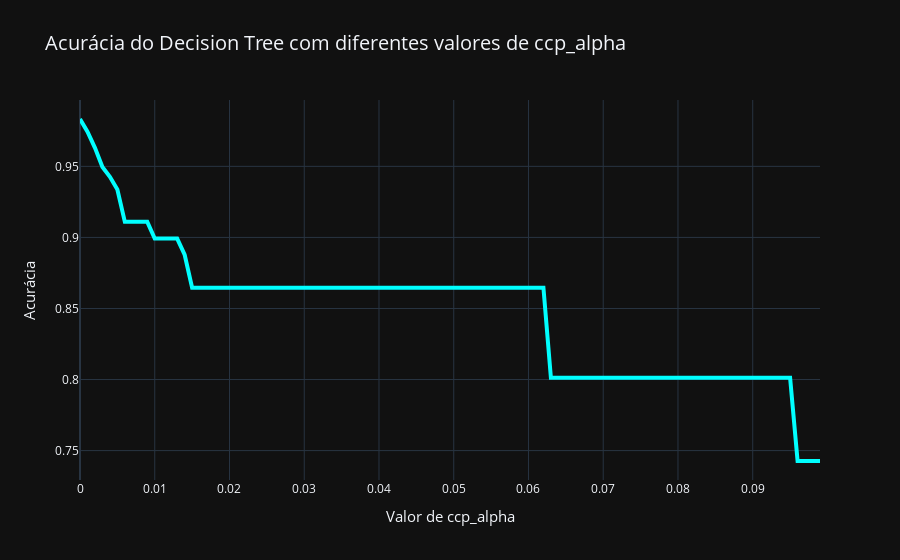

Notebook source saved alongside this figure:
### Markdown cell above
### ccp_alpha= mostrar a melhor arvore sem ter que passar parametros

### Code cell
resultados = []
for i in range(0, 100):
    ccp_alpha_value = i / 1000  # Dividir por 1000 para testar valores pequenos de ccp_alpha
    classificador_tree = tree.DecisionTreeClassifier(ccp_alpha=ccp_alpha_value)
    classificador_tree.fit(X_train, y_train)

    y_pred = classificador_tree.predict(X_test)

    acc = accuracy_score(y_test, y_pred)
    
    resultados.append((ccp_alpha_value, acc))

df_resultados = pd.DataFrame(resultados, columns=['ccp_alpha', 'accuracy'])

fig = px.line(df_resultados, x='ccp_alpha', y='accuracy', 
              title='Acurácia do Decision Tree com diferentes valores de ccp_alpha',
              labels={'ccp_alpha': 'Valor de ccp_alpha', 'accuracy': 'Acurácia'},
              template='plotly_dark')

fig.update_traces(line=dict(width=4, color='cyan'))
fig.update_layout(title_font_size=20, xaxis_title_font_size=15, yaxis_title_font_size=15)

fig.show()

### Figure 1 — Plotly figure (JSON) as saved in the notebook; plotly's stock layout.template omitted (floating-point values rounded to 4 significant figures)
{"data": [{"hovertemplate": "Valor de ccp_alpha=%{x}<br>Acurácia=%{y}<extra></extra>", "legendgroup": "", "line": {"color": "cyan", "dash": "solid", "width": 4}, "marker": {"symbol": "circle"}, "mode": "lines", "name": "", "orientation": "v", "showlegend": false, "type": "scatter", "x": [0, 0.001, 0.002, 0.003, 0.004, 0.005, 0.006, 0.007, 0.008, 0.009, 0.01, 0.011, 0.012, 0.013, 0.014, 0.015, 0.016, 0.017, 0.018, 0.019, 0.02, 0.021, 0.022, 0.023, 0.024, 0.025, 0.026, 0.027, 0.028, 0.029, 0.03, 0.031, 0.032, 0.033, 0.034, 0.035, 0.036, 0.037, 0.038, 0.039, 0.04, 0.041, 0.042, 0.043, 0.044, 0.045, 0.046, 0.047, 0.048, 0.049, 0.05, 0.051, 0.052, 0.053, 0.054, 0.055, 0.056, 0.057, 0.058, 0.059, 0.06, 0.061, 0.062, 0.063, 0.064, 0.065, 0.066, 0.067, 0.068, 0.069, 0.07, 0.071, 0.072, 0.073, 0.074, 0.075, 0.076, 0.077, 0.078, 0.079, 0.08, 0.081, 0.082, 0.083, 0.084, 0.085, 0.086, 0.087, 0.088, 0.089, 0.09, 0.091, 0.092, 0.093, 0.094, 0.095, 0.096, 0.097, 0.098, 0.099], "xaxis": "x", "y": [0.9833, 0.9744, 0.963, 0.9496, 0.9427, 0.9337, 0.911, 0.911, 0.911, 0.911, 0.8992, 0.8992, 0.8992, 0.8992, 0.8878, 0.8646, 0.8646, 0.8646, 0.8646, 0.8646, 0.8646, 0.8646, 0.8646, 0.8646, 0.8646, 0.8646, 0.8646, 0.8646, 0.8646, 0.8646, 0.8646, 0.8646, 0.8646, 0.8646, 0.8646, 0.8646, 0.8646, 0.8646, 0.8646, 0.8646, 0.8646, 0.8646, 0.8646, 0.8646, 0.8646, 0.8646, 0.8646, 0.8646, 0.8646, 0.8646, 0.8646, 0.8646, 0.8646, 0.8646, 0.8646, 0.8646, 0.8646, 0.8646, 0.8646, 0.8646, 0.8646, 0.8646, 0.8646, 0.8012, 0.8012, 0.8012, 0.8012, 0.8012, 0.8012, 0.8012, 0.8012, 0.8012, 0.8012, 0.8012, 0.8012, 0.8012, 0.8012, 0.8012, 0.8012, 0.8012, 0.8012, 0.8012, 0.8012, 0.8012, 0.8012, 0.8012, 0.8012, 0.8012, 0.8012, 0.8012, 0.8012, 0.8012, 0.8012, 0.8012, 0.8012, 0.8012, 0.7427, 0.7427, 0.7427, 0.7427], "yaxis": "y"}], "layout": {"legend": {"tracegroupgap": 0}, "title": {"font": {"size": 20}, "text": "Acurácia do Decision Tree com diferentes valores de ccp_alpha"}, "xaxis": {"anchor": "y", "domain": [0, 1], "title": {"font": {"size": 15}, "text": "Valor de ccp_alpha"}}, "yaxis": {"anchor": "x", "domain": [0, 1], "title": {"font": {"size": 15}, "text": "Acurácia"}}}}
